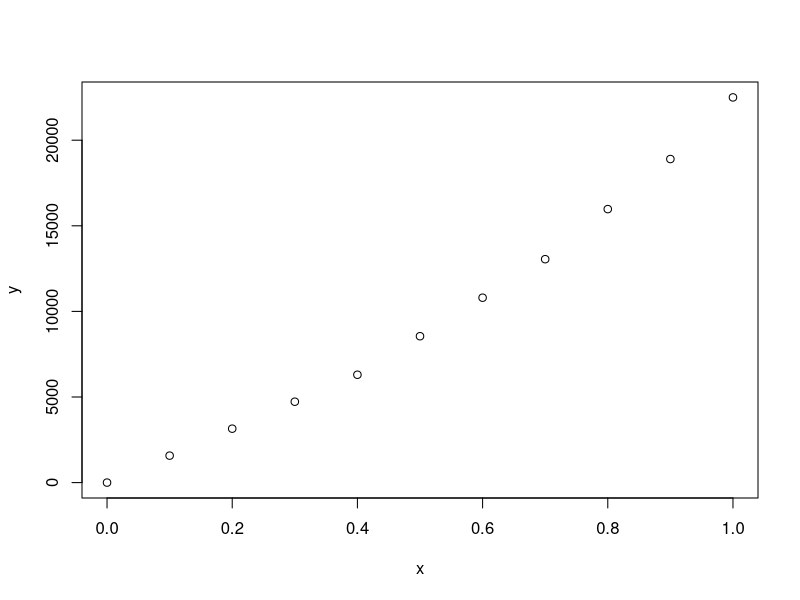

The R script that drew this image:
## ---- chunk 1
quotafn <- function(n){
  quota <- 225000
  if (n <= 0.40) {
     (quota * n * .07)
  }
  else if (n > 0.40 & n <= .70){
    ((n-.4)*quota *.1) + (.4*quota*.07)
  }
  else if (n > .70 & n <= .90){
    ((n - .7)*quota*.13) + (.3 * quota * .10) + (.4 * quota * .07)
  }
  else if (n > .90 & n<= 1){
    ((n-.9)*quota*.16) + (.2 * quota * .13) + (.3 * quota * .10) + (.4 * quota * .07)
  }
}
## ---- chunk 2
quotafn(n=.8)
## ---- chunk 3
quotafn(n=.6)
## ---- chunk 4
y <- c(quotafn(0),quotafn(.1),quotafn(.2),quotafn(.3),quotafn(.4),quotafn(.5),quotafn(.6),quotafn(.7),quotafn(.8),quotafn(.9),quotafn(1))
y
x <- c(0,.1,.2,.3,.4,.5,.6,.7,.8,.9,1)
x
plot(x,y)
## ---- chunk 5
quotafn(1)
